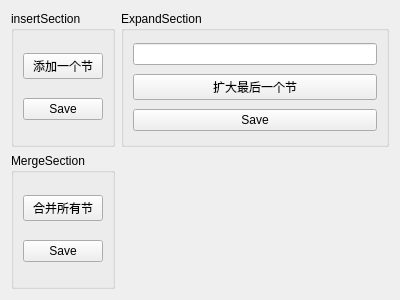
<?xml version="1.0" encoding="UTF-8"?>
<ui version="4.0">
 <class>FormEditPEFile</class>
 <widget class="QWidget" name="FormEditPEFile">
  <property name="geometry">
   <rect>
    <x>0</x>
    <y>0</y>
    <width>400</width>
    <height>300</height>
   </rect>
  </property>
  <property name="windowTitle">
   <string>Form</string>
  </property>
  <layout class="QGridLayout" name="gridLayout_4">
   <item row="0" column="0">
    <widget class="QGroupBox" name="groupBox">
     <property name="title">
      <string>insertSection</string>
     </property>
     <layout class="QGridLayout" name="gridLayout">
      <item row="0" column="0">
       <widget class="QPushButton" name="pushButtonInsertSection">
        <property name="text">
         <string>添加一个节</string>
        </property>
       </widget>
      </item>
      <item row="1" column="0">
       <widget class="QPushButton" name="pushButtonSave">
        <property name="text">
         <string>Save</string>
        </property>
       </widget>
      </item>
     </layout>
    </widget>
   </item>
   <item row="0" column="1">
    <widget class="QGroupBox" name="groupBox_2">
     <property name="title">
      <string>ExpandSection</string>
     </property>
     <layout class="QGridLayout" name="gridLayout_2">
      <item row="1" column="0">
       <widget class="QPushButton" name="pushButtonExpandSection">
        <property name="text">
         <string>扩大最后一个节</string>
        </property>
       </widget>
      </item>
      <item row="2" column="0">
       <widget class="QPushButton" name="pushButtonSaveExpandSection">
        <property name="text">
         <string>Save</string>
        </property>
       </widget>
      </item>
      <item row="0" column="0">
       <widget class="QLineEdit" name="lineEdit"/>
      </item>
     </layout>
    </widget>
   </item>
   <item row="1" column="0">
    <widget class="QGroupBox" name="groupBox_3">
     <property name="title">
      <string>MergeSection</string>
     </property>
     <layout class="QGridLayout" name="gridLayout_3">
      <item row="0" column="0">
       <widget class="QPushButton" name="pushButtonMerge">
        <property name="text">
         <string>合并所有节</string>
        </property>
       </widget>
      </item>
      <item row="1" column="0">
       <widget class="QPushButton" name="pushButtonSaveMerge">
        <property name="text">
         <string>Save</string>
        </property>
       </widget>
      </item>
     </layout>
    </widget>
   </item>
  </layout>
 </widget>
 <resources/>
 <connections/>
</ui>
